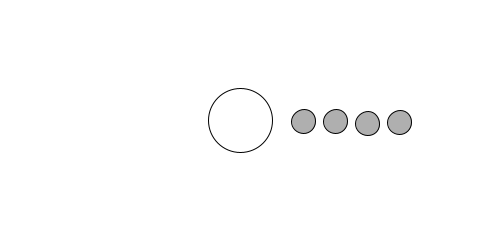
Frame 1 (no input)
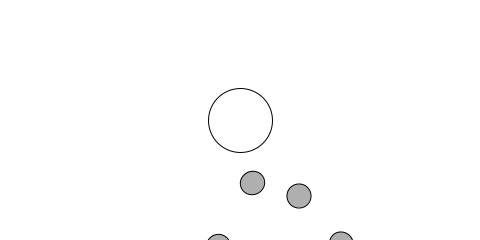
Frame 60 (the mouse pressed at the canvas centre just before this capture)
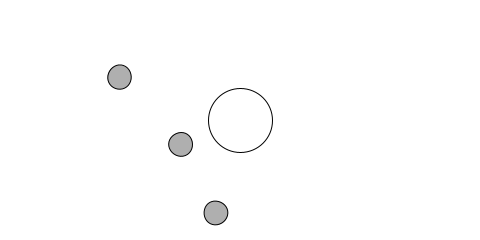
Frame 120 (the mouse held since frame 60 and released just before this capture)

The Processing sketch that drew these frames (run headless with seeded random() and noise(); from frame 60 on, the mouse is pressed at the canvas centre):

// Processing sketch: example_14_18_solar_system_OOP
// ── example_14_18_solar_system_OOP.pde
// Learning Processing
// Daniel Shiffman
// http://www.learningprocessing.com

// Example 14-18: Object-oriented solar system

// An array of 8 planet objects
Planet[] planets = new Planet[4];

void setup() {
  size(480, 240);
  
  // The planet objects are initialized using the counter variable
  for (int i = 0; i < planets.length; i++ ) {
    planets[i] = new Planet(64 + i*32,24);
  }
}

void draw() {
  background(255);
  
  // Drawing the Sun
  pushMatrix();
  translate(width/2,height/2);
  stroke(0);
  fill(255);
  ellipse(0,0,64,64);
  
  // Drawing all Planets
  for (int i = 0; i < planets.length; i++ ) {
    planets[i].update();
    planets[i].display();
  }
  popMatrix();
}

// ── Planet.pde
// Learning Processing
// Daniel Shiffman
// http://www.learningprocessing.com

// Example 14-18: Object-oriented solar system

class Planet {
  // Each planet object keeps track of its own angle of rotation.
  float theta;      // Rotation around sun
  float diameter;   // Size of planet
  float distance;   // Distance from sun
  float orbitspeed; // Orbit speed

    Planet(float distance_, float diameter_) {
    distance = distance_;
    diameter = diameter_;
    theta = 0;
    orbitspeed = random(0.01, 0.03);
  }

  void update() {
    // Increment the angle to rotate
    theta += orbitspeed;
  }

  void display() {
    // Before rotation and translation, the state of the matrix is saved with pushMatrix().
    pushMatrix(); 
    // Rotate orbit
    rotate(theta); 
    // Translate out distance
    translate(distance, 0); 
    stroke(0);
    fill(175);
    ellipse(0, 0, diameter, diameter);
    // Once the planet is drawn, the matrix is restored with popMatrix() so that the next planet is not affected.
    popMatrix();
  }
}
